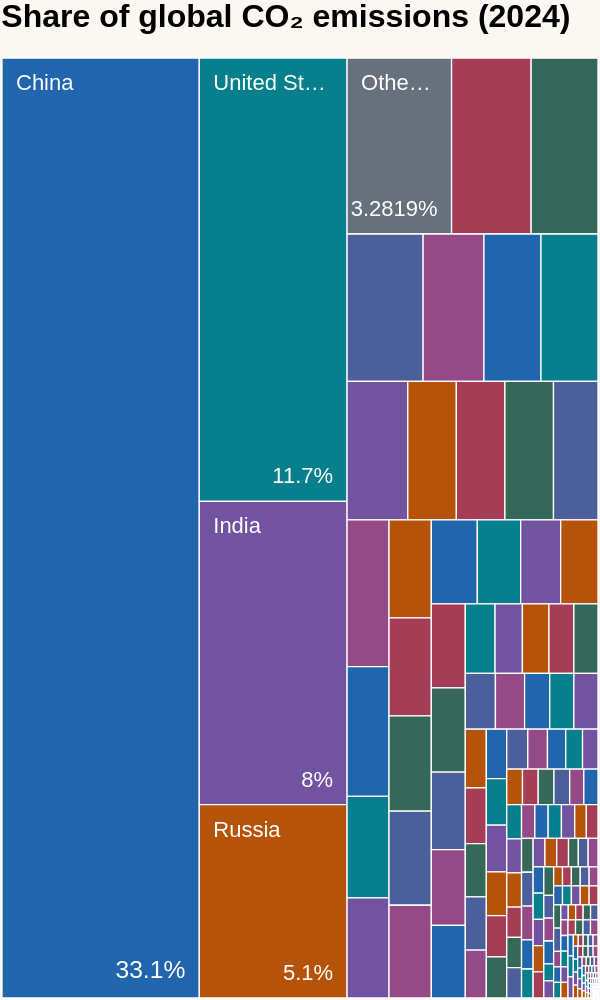

Specify this chart in Vega-Lite:
### Vega-Lite specification from a JSON file in a GitHub repository (floating-point values rounded to 4 significant figures; data arrays with more than 128 entries replaced by an {"elided": "..."} marker saying what was removed)
{"$schema": "https://vega.github.io/schema/vega-lite/v5.json", "description": "2024 world CO2 emissions shares. Includes all 207 countries and territories from co2_emissions_by_country_2024_no_extra_column.csv. Other countries is the unallocated residual of 3.2818746 percentage points; no specific countries are inferred. Layout coordinates were precomputed from supplied shares with squarification, and require regeneration when source values change.", "width": "container", "height": 500, "autosize": {"type": "fit", "contains": "padding", "resize": true}, "padding": 0, "data": {"values": {"elided": "208 records"}}, "layer": [{"mark": {"type": "rect", "stroke": "#ffffff", "strokeWidth": 0.65}, "encoding": {"x": {"field": "x0", "type": "quantitative", "axis": null, "scale": {"domain": [0, 1000.0], "nice": false, "zero": false}}, "x2": {"field": "x1"}, "y": {"field": "y0", "type": "quantitative", "axis": null, "scale": {"domain": [0, 650.0], "nice": false, "zero": false, "reverse": true}}, "y2": {"field": "y1"}, "color": {"field": "fill", "type": "nominal", "scale": null, "legend": null}, "tooltip": [{"field": "country", "type": "nominal", "title": "Country / territory"}, {"field": "share_label", "type": "nominal", "title": "Share of world"}, {"field": "year", "type": "ordinal", "title": "Year"}, {"field": "note", "type": "nominal", "title": "Data note"}]}}, {"transform": [{"filter": "datum.rw * width / 1000 >= 48 && datum.rh * height / 650 >= 38"}], "mark": {"type": "text", "align": "left", "baseline": "top", "dx": 7, "dy": 7, "color": "white", "fontWeight": "normal", "fontSize": {"expr": "min(42, max(11, min(datum.rw * width / 1000 / 10, datum.rh * height / 650 / 4)))"}, "limit": {"expr": "max(0, datum.rw * width / 1000 - 14)"}, "ellipsis": "…"}, "encoding": {"x": {"field": "tx", "type": "quantitative", "axis": null, "scale": {"domain": [0, 1000.0], "nice": false, "zero": false}}, "y": {"field": "ty", "type": "quantitative", "axis": null, "scale": {"domain": [0, 650.0], "nice": false, "zero": false, "reverse": true}}, "text": {"field": "country"}, "tooltip": [{"field": "country", "type": "nominal", "title": "Country / territory"}, {"field": "share_label", "type": "nominal", "title": "Share of world"}, {"field": "year", "type": "ordinal", "title": "Year"}, {"field": "note", "type": "nominal", "title": "Data note"}]}}, {"transform": [{"filter": "datum.rw * width / 1000 >= 48 && datum.rh * height / 650 >= 38"}], "mark": {"type": "text", "align": "right", "baseline": "bottom", "dx": -7, "dy": -7, "color": "white", "fontSize": {"expr": "min(32, max(11, min(datum.rw * width / 1000 / 8, datum.rh * height / 650 / 4)))"}}, "encoding": {"x": {"field": "bx", "type": "quantitative", "axis": null, "scale": {"domain": [0, 1000.0], "nice": false, "zero": false}}, "y": {"field": "by", "type": "quantitative", "axis": null, "scale": {"domain": [0, 650.0], "nice": false, "zero": false, "reverse": true}}, "text": {"field": "share_label"}, "tooltip": [{"field": "country", "type": "nominal", "title": "Country / territory"}, {"field": "share_label", "type": "nominal", "title": "Share of world"}, {"field": "year", "type": "ordinal", "title": "Year"}, {"field": "note", "type": "nominal", "title": "Data note"}]}}], "config": {"font": "Arial", "background": "#faf8f1", "view": {"stroke": null}}, "title": {"text": "Share of global CO₂ emissions (2024)", "anchor": "start", "fontSize": 16, "offset": 12}}
